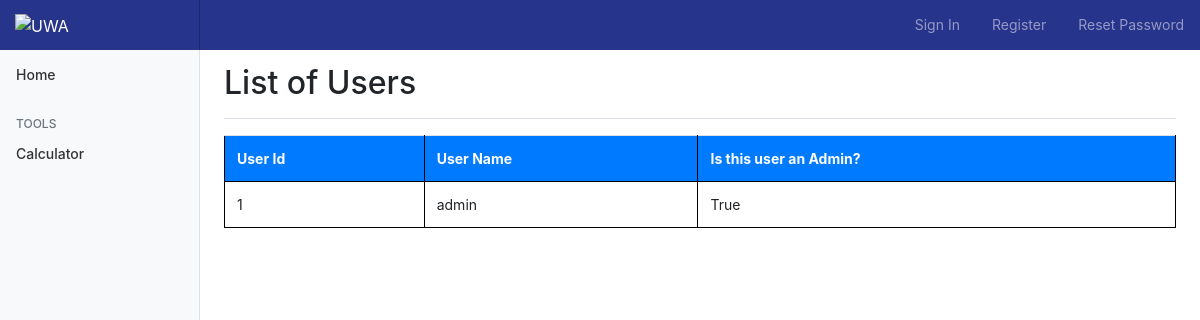
The app's page /userlist with its own data.
### app/models.py (models this page shows, shortened)
class User(UserMixin, db.Model):
    id = db.Column(db.Integer, primary_key=True)
    username = db.Column(db.String(64), index=True, unique=True)
    password_hash = db.Column(db.String(128))
    admin = db.Column(db.Boolean, default=False)

### app/routes.py (the view)
@app.route('/userlist', methods=['GET', 'POST'])
def userlist():
    return render_template('userlist.html', User=User.query.all())

### app/templates/userlist.html (shortened to what this page needs)
{% extends "base.html" %} {% block content %}
<main role="main" class="col-md-9 ml-sm-auto col-lg-10 px-4">
    <div class="d-flex justify-content-between flex-wrap flex-md-nowrap align-items-center pt-3 pb-2 mb-3 border-bottom">
        <h1 class="h2">List of Users</h1>
    </div>
    <div class="table-responsive">
            <table class="table table table-striped ">
                        <tr class="bg-primary text-white">
                <th> User Id </th>
                <th> User Name </th>
                <th> Is this user an Admin? </th>
            </tr>
            {% for user in User %}
            <tr>
                <td> {{ user.id }} </td>
                <td> {{ user.username }} </td>
                <td> {{user.admin }} </td>
            </tr>
            {% endfor %}
        </table>
    </div>
</main>
{% endblock %}

### app/static/stylesheet.css (style rules this page uses)
body { font-size: .875rem; background-color: white; }
table, th, td { border: 1px solid black; border-collapse: collapse; }
[role="main"] { padding-top: 48px; }

### app/templates/userlist.html (style rules this page uses)
table, th, td { border: 1px solid black; border-collapse: collapse; padding: 0px 10px; }

### records on screen
User: id "1", username "admin", admin "True"
